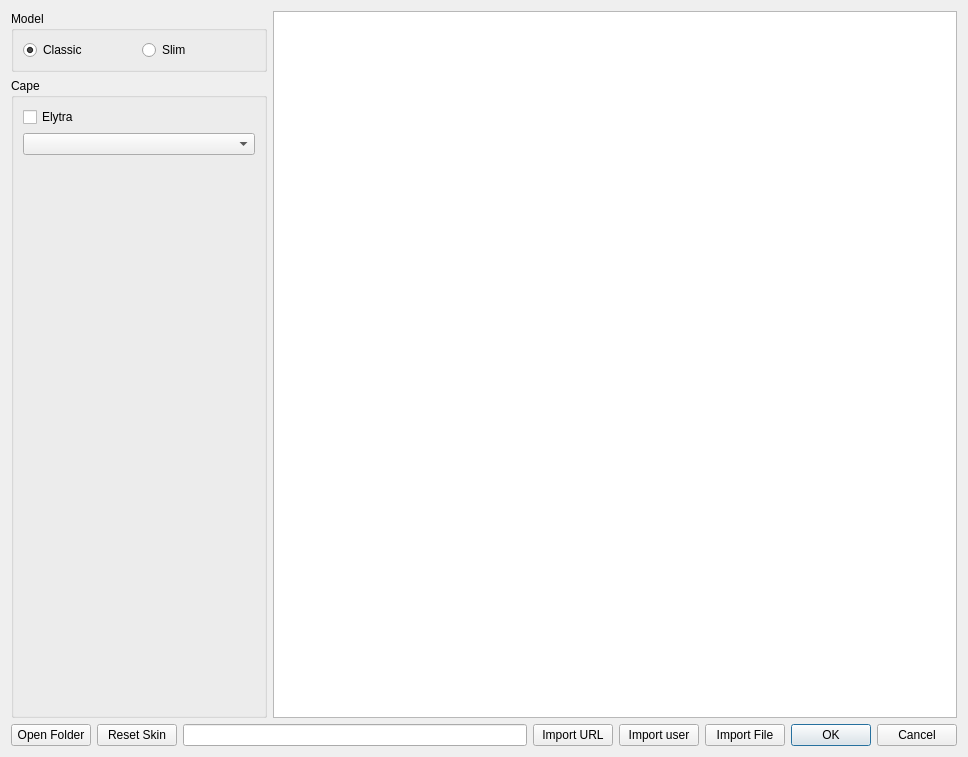
<?xml version="1.0" encoding="UTF-8"?>
<ui version="4.0">
 <class>SkinManageDialog</class>
 <widget class="QDialog" name="SkinManageDialog">
  <property name="geometry">
   <rect>
    <x>0</x>
    <y>0</y>
    <width>968</width>
    <height>757</height>
   </rect>
  </property>
  <property name="windowTitle">
   <string>Skin Upload</string>
  </property>
  <layout class="QVBoxLayout" name="verticalLayout">
   <item>
    <layout class="QHBoxLayout" name="mainHlLayout" stretch="3,8">
     <item>
      <layout class="QVBoxLayout" name="selectedVLayout" stretch="2,1,3">
       <item>
        <layout class="QVBoxLayout" name="skinLayout"/>
       </item>
       <item>
        <widget class="QGroupBox" name="modelBox">
         <property name="sizePolicy">
          <sizepolicy hsizetype="Preferred" vsizetype="Maximum">
           <horstretch>0</horstretch>
           <verstretch>0</verstretch>
          </sizepolicy>
         </property>
         <property name="title">
          <string>Model</string>
         </property>
         <layout class="QHBoxLayout" name="horizontalLayout_2">
          <item>
           <widget class="QRadioButton" name="steveBtn">
            <property name="text">
             <string>Classic</string>
            </property>
            <property name="checked">
             <bool>true</bool>
            </property>
           </widget>
          </item>
          <item>
           <widget class="QRadioButton" name="alexBtn">
            <property name="text">
             <string>Slim</string>
            </property>
           </widget>
          </item>
         </layout>
        </widget>
       </item>
       <item>
        <widget class="QGroupBox" name="capeBox">
         <property name="title">
          <string>Cape</string>
         </property>
         <layout class="QVBoxLayout" name="verticalLayout_4">
          <item>
           <widget class="QCheckBox" name="elytraCB">
            <property name="text">
             <string>Elytra</string>
            </property>
           </widget>
          </item>
          <item>
           <widget class="QComboBox" name="capeCombo"/>
          </item>
          <item>
           <widget class="QLabel" name="capeImage">
            <property name="text">
             <string/>
            </property>
            <property name="scaledContents">
             <bool>false</bool>
            </property>
            <property name="alignment">
             <set>Qt::AlignCenter</set>
            </property>
           </widget>
          </item>
         </layout>
        </widget>
       </item>
      </layout>
     </item>
     <item>
      <widget class="QListView" name="listView">
       <property name="contextMenuPolicy">
        <enum>Qt::CustomContextMenu</enum>
       </property>
       <property name="acceptDrops">
        <bool>false</bool>
       </property>
       <property name="modelColumn">
        <number>0</number>
       </property>
      </widget>
     </item>
    </layout>
   </item>
   <item>
    <layout class="QHBoxLayout" name="buttonsHLayout" stretch="0,0,3,0,0,0,1">
     <item>
      <widget class="QPushButton" name="openDirBtn">
       <property name="text">
        <string>Open Folder</string>
       </property>
      </widget>
     </item>
     <item>
      <widget class="QPushButton" name="resetBtn">
       <property name="text">
        <string>Reset Skin</string>
       </property>
      </widget>
     </item>
     <item>
      <widget class="QLineEdit" name="urlLine">
       <property name="placeholderText">
        <string extracomment="URL or username"/>
       </property>
      </widget>
     </item>
     <item>
      <widget class="QPushButton" name="urlBtn">
       <property name="text">
        <string>Import URL</string>
       </property>
      </widget>
     </item>
     <item>
      <widget class="QPushButton" name="userBtn">
       <property name="text">
        <string>Import user</string>
       </property>
      </widget>
     </item>
     <item>
      <widget class="QPushButton" name="fileBtn">
       <property name="text">
        <string>Import File</string>
       </property>
      </widget>
     </item>
     <item>
      <widget class="QDialogButtonBox" name="buttonBox">
       <property name="sizePolicy">
        <sizepolicy hsizetype="Minimum" vsizetype="Fixed">
         <horstretch>0</horstretch>
         <verstretch>0</verstretch>
        </sizepolicy>
       </property>
       <property name="standardButtons">
        <set>QDialogButtonBox::Cancel|QDialogButtonBox::Ok</set>
       </property>
      </widget>
     </item>
    </layout>
   </item>
  </layout>
  <action name="action_Delete_Skin">
   <property name="text">
    <string>&amp;Delete Skin</string>
   </property>
   <property name="toolTip">
    <string>Deletes selected skin</string>
   </property>
   <property name="shortcut">
    <string>Del</string>
   </property>
  </action>
  <action name="action_Rename_Skin">
   <property name="text">
    <string>&amp;Rename Skin</string>
   </property>
   <property name="toolTip">
    <string>Rename selected skin</string>
   </property>
   <property name="shortcut">
    <string>F2</string>
   </property>
  </action>
 </widget>
 <resources/>
 <connections>
  <connection>
   <sender>buttonBox</sender>
   <signal>rejected()</signal>
   <receiver>SkinManageDialog</receiver>
   <slot>reject()</slot>
   <hints>
    <hint type="sourcelabel">
     <x>617</x>
     <y>736</y>
    </hint>
    <hint type="destinationlabel">
     <x>483</x>
     <y>378</y>
    </hint>
   </hints>
  </connection>
  <connection>
   <sender>buttonBox</sender>
   <signal>accepted()</signal>
   <receiver>SkinManageDialog</receiver>
   <slot>accept()</slot>
   <hints>
    <hint type="sourcelabel">
     <x>617</x>
     <y>736</y>
    </hint>
    <hint type="destinationlabel">
     <x>483</x>
     <y>378</y>
    </hint>
   </hints>
  </connection>
 </connections>
</ui>
